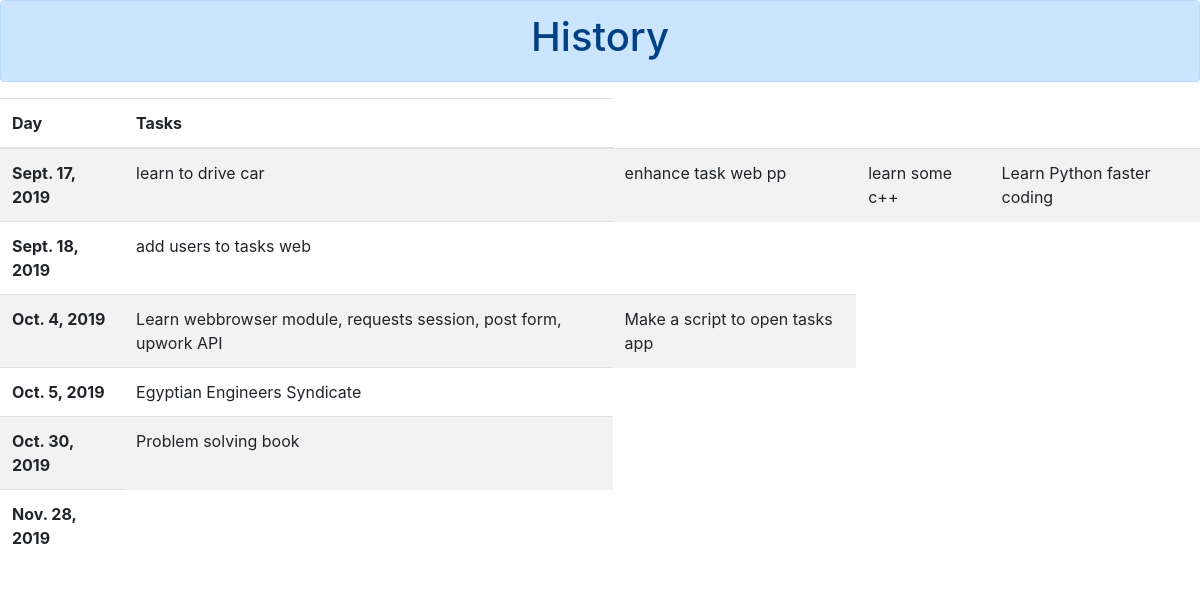
Before: /history/ with the older database file.
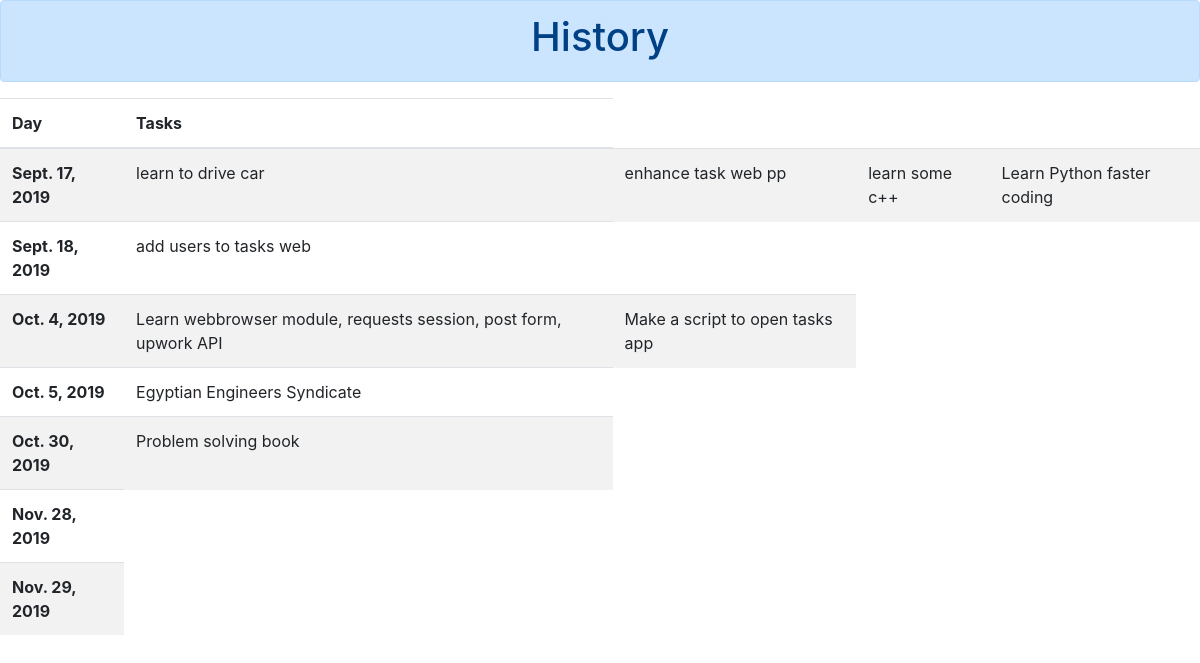
After: the same page with the newer database file.
### tasks_app/models.py (models this page shows)
class Day(models.Model):
    date = models.DateField()
    daily_tasks = models.ManyToManyField(Task)

class Task(models.Model):
    task_name = models.CharField(max_length=200, null=True) # not null
    task_goal = models.CharField(max_length=200, blank=True)
    task_priority = models.PositiveSmallIntegerField(blank=True)
    task_reason = models.CharField(max_length=200, blank=True)
    task_duration = models.IntegerField(default=1)
    task_informations = models.CharField(max_length=200, blank=True)
    task_done = models.BooleanField(default=False)
    task_user = models.ForeignKey(User, on_delete=models.SET_NULL, null=True, blank=True)

### tasks_app/views.py (the view)
# urls.py: path('history/', views.history, name='history'),
def history(request):
    tasks = Task.objects.all()
    days = Day.objects.all()
    return render(request, "history.html", {"tasks":tasks, "days":days})

### tasks_app/templates/history.html (shortened to what this page needs)
<!doctype html>
<html lang="en">
<head>
    <link rel="stylesheet" href="https://stackpath.bootstrapcdn.com/bootstrap/4.3.1/css/bootstrap.min.css"
>
</head>
<body>
    <div class="alert alert-primary" style="text-align: center;">
        <h1>History</h1>
    </div>
    <table class="table table-striped ">
        <thead>
            <tr>
                <th scope="col">Day</th>
                <th scope="col">Tasks</th>
            </tr>
        </thead>
        <tbody>
            {% for day in days %}
            <tr>
                <th scope="row">{{day.date}}</th>
                {% for daily_task in day.daily_tasks.all %}
                <td>{{daily_task.task_name}}</td>
                {% endfor %}
            </tr>
            {% endfor %}
        </tbody>
    </table>
    {% load static %}
</body>
</html>

Changed rows visible on the page:
added Day: date "Nov. 29, 2019"
